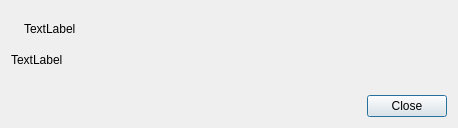
<?xml version="1.0" encoding="UTF-8"?>
<ui version="4.0">
 <class>Dialog</class>
 <widget class="QDialog" name="Dialog">
  <property name="geometry">
   <rect>
    <x>0</x>
    <y>0</y>
    <width>458</width>
    <height>128</height>
   </rect>
  </property>
  <property name="windowTitle">
   <string>Dialog</string>
  </property>
  <layout class="QVBoxLayout" name="verticalLayout">
   <item>
    <layout class="QHBoxLayout" name="horizontalLayout">
     <item>
      <widget class="QLabel" name="icon_label">
       <property name="sizePolicy">
        <sizepolicy hsizetype="Maximum" vsizetype="Preferred">
         <horstretch>0</horstretch>
         <verstretch>0</verstretch>
        </sizepolicy>
       </property>
       <property name="text">
        <string/>
       </property>
       <property name="pixmap">
        <pixmap resource="resources.qrc">:/newPrefix/error_icon.png</pixmap>
       </property>
      </widget>
     </item>
     <item>
      <widget class="QLabel" name="msg_label">
       <property name="text">
        <string>TextLabel</string>
       </property>
       <property name="wordWrap">
        <bool>true</bool>
       </property>
      </widget>
     </item>
    </layout>
   </item>
   <item>
    <widget class="QLabel" name="exception_label">
     <property name="font">
      <font>
       <pointsize>9</pointsize>
      </font>
     </property>
     <property name="text">
      <string>TextLabel</string>
     </property>
     <property name="alignment">
      <set>Qt::AlignLeading|Qt::AlignLeft|Qt::AlignTop</set>
     </property>
     <property name="wordWrap">
      <bool>true</bool>
     </property>
    </widget>
   </item>
   <item>
    <widget class="QDialogButtonBox" name="buttonBox">
     <property name="orientation">
      <enum>Qt::Horizontal</enum>
     </property>
     <property name="standardButtons">
      <set>QDialogButtonBox::Close</set>
     </property>
    </widget>
   </item>
  </layout>
 </widget>
 <resources>
  <include location="resources.qrc"/>
 </resources>
 <connections>
  <connection>
   <sender>buttonBox</sender>
   <signal>accepted()</signal>
   <receiver>Dialog</receiver>
   <slot>accept()</slot>
   <hints>
    <hint type="sourcelabel">
     <x>248</x>
     <y>254</y>
    </hint>
    <hint type="destinationlabel">
     <x>157</x>
     <y>274</y>
    </hint>
   </hints>
  </connection>
  <connection>
   <sender>buttonBox</sender>
   <signal>rejected()</signal>
   <receiver>Dialog</receiver>
   <slot>reject()</slot>
   <hints>
    <hint type="sourcelabel">
     <x>316</x>
     <y>260</y>
    </hint>
    <hint type="destinationlabel">
     <x>286</x>
     <y>274</y>
    </hint>
   </hints>
  </connection>
 </connections>
</ui>
